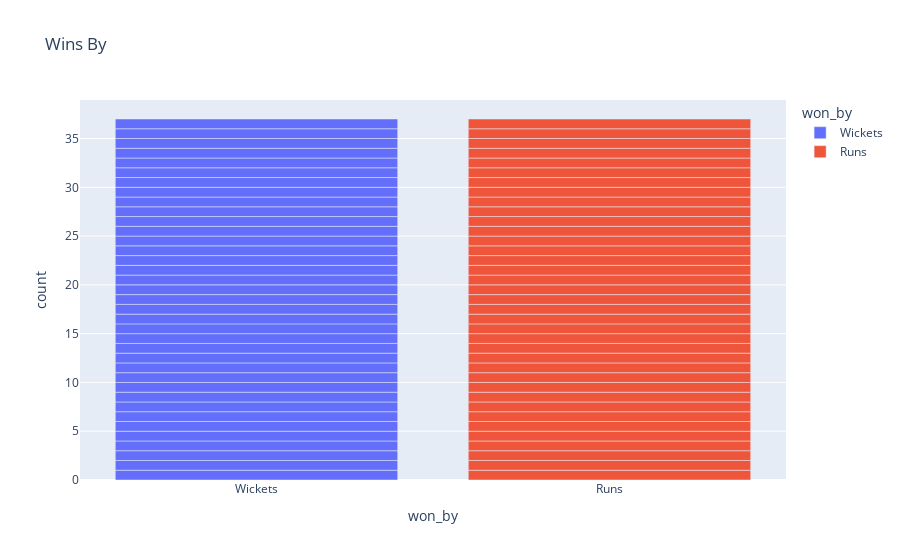

Write notebook code for a chart like this one.
### Markdown cell above
How do team win?(Runs Vs Wickets)

### Code cell
px.bar(df,x='won_by',color='won_by',title="Wins By")

### Figure 1 — Plotly figure (JSON) as saved in the notebook; plotly's stock layout.template omitted (floating-point values rounded to 4 significant figures)
{"data": [{"alignmentgroup": "True", "hovertemplate": "won_by=%{x}<br>count=%{y}<extra></extra>", "legendgroup": "Wickets", "marker": {"color": "#636efa", "pattern": {"shape": ""}}, "name": "Wickets", "offsetgroup": "Wickets", "orientation": "v", "showlegend": true, "textposition": "auto", "type": "bar", "x": ["Wickets", "Wickets", "Wickets", "Wickets", "Wickets", "Wickets", "Wickets", "Wickets", "Wickets", "Wickets", "Wickets", "Wickets", "Wickets", "Wickets", "Wickets", "Wickets", "Wickets", "Wickets", "Wickets", "Wickets", "Wickets", "Wickets", "Wickets", "Wickets", "Wickets", "Wickets", "Wickets", "Wickets", "Wickets", "Wickets", "Wickets", "Wickets", "Wickets", "Wickets", "Wickets", "Wickets", "Wickets"], "xaxis": "x", "y": [1, 1, 1, 1, 1, 1, 1, 1, 1, 1, 1, 1, 1, 1, 1, 1, 1, 1, 1, 1, 1, 1, 1, 1, 1, 1, 1, 1, 1, 1, 1, 1, 1, 1, 1, 1, 1], "yaxis": "y"}, {"alignmentgroup": "True", "hovertemplate": "won_by=%{x}<br>count=%{y}<extra></extra>", "legendgroup": "Runs", "marker": {"color": "#EF553B", "pattern": {"shape": ""}}, "name": "Runs", "offsetgroup": "Runs", "orientation": "v", "showlegend": true, "textposition": "auto", "type": "bar", "x": ["Runs", "Runs", "Runs", "Runs", "Runs", "Runs", "Runs", "Runs", "Runs", "Runs", "Runs", "Runs", "Runs", "Runs", "Runs", "Runs", "Runs", "Runs", "Runs", "Runs", "Runs", "Runs", "Runs", "Runs", "Runs", "Runs", "Runs", "Runs", "Runs", "Runs", "Runs", "Runs", "Runs", "Runs", "Runs", "Runs", "Runs"], "xaxis": "x", "y": [1, 1, 1, 1, 1, 1, 1, 1, 1, 1, 1, 1, 1, 1, 1, 1, 1, 1, 1, 1, 1, 1, 1, 1, 1, 1, 1, 1, 1, 1, 1, 1, 1, 1, 1, 1, 1], "yaxis": "y"}], "layout": {"barmode": "relative", "legend": {"title": {"text": "won_by"}, "tracegroupgap": 0}, "title": {"text": "Wins By"}, "xaxis": {"anchor": "y", "categoryarray": ["Wickets", "Runs"], "categoryorder": "array", "domain": [0, 1], "title": {"text": "won_by"}}, "yaxis": {"anchor": "x", "domain": [0, 1], "title": {"text": "count"}}}}
